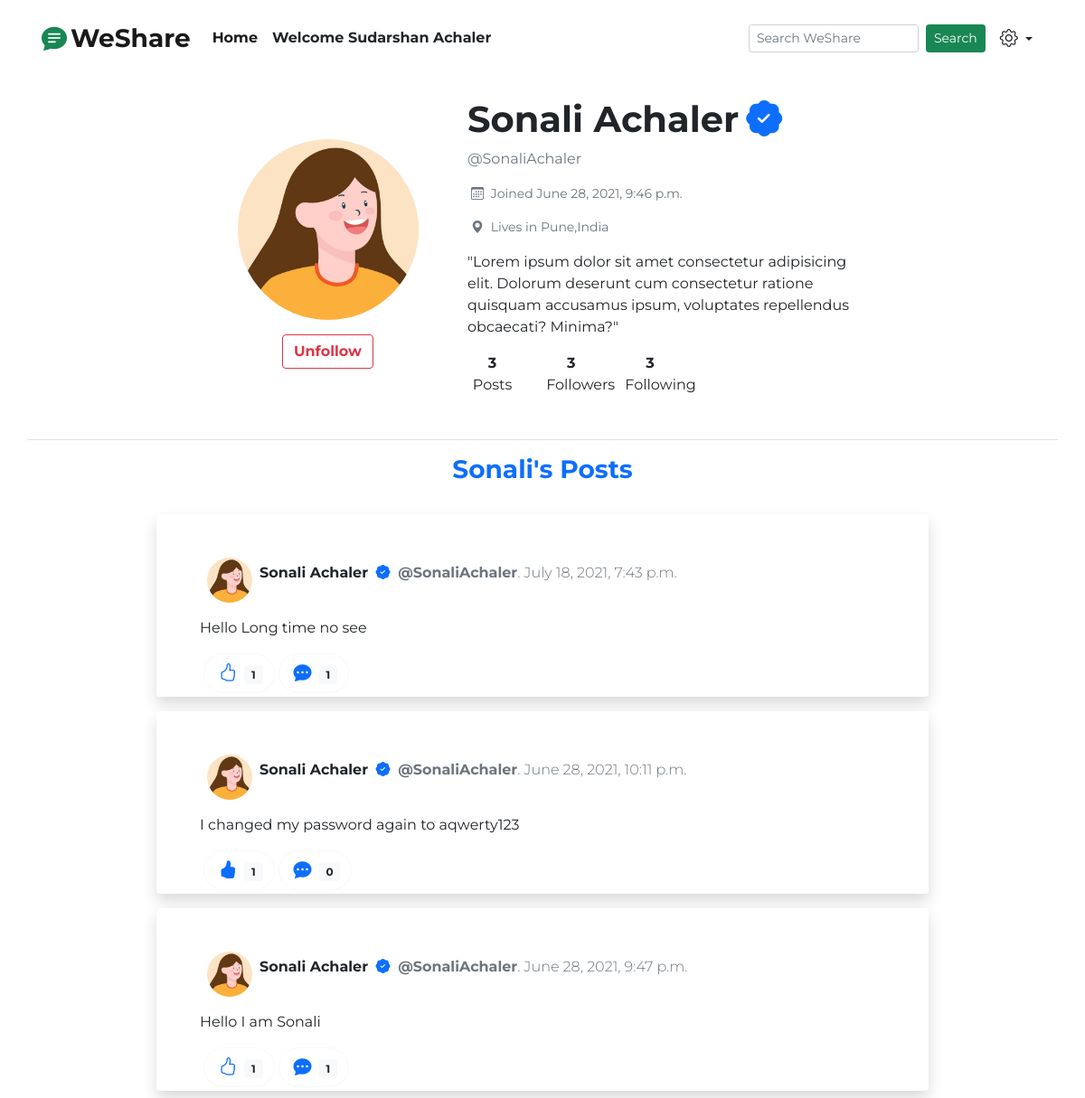
The page /profile/SonaliAchaler/ (signed in) on the database its author committed.
### core/models.py (models this page shows, shortened)
class Profile(models.Model):
    GenderChoice = [('others', 'Others'),('male', 'Male'),('female' ,'Female')]
    default_pic_mapping = { 1: 'avatar01.jpg', 2: 'avatar02.jpg', 3: 'avatar03.jpg', 4:'avatar04.jpg', 5:'avatar05.jpg', 6:'avatar06.jpg', 7:'avatar11.jpg', 8:'avatar12.jpg', 9:'avatar13.jpg', 10:'avatar14.jpg' }
    user = models.OneToOneField(User, on_delete=models.CASCADE)
    fullName = models.CharField(max_length=50, default="FirstName LastName")
    gender = models.CharField(max_length=10,choices=GenderChoice, default='male')
    birthDate = models.CharField(max_length=50, help_text="Enter Date in 1 January 2000 format.", default="3 July 2021")
    location = models.CharField(max_length=30, default="India")
    bio = models.TextField(max_length=500, default="Lorem ipsum dolor sit amet consectetur adipisicing elit. Dolorum deserunt cum consectetur ratione quisquam accusamus ipsum, voluptates repellendus obcaecati? Minima?")
    profilePicture_num = models.IntegerField(default=1)
    followers = models.ManyToManyField(User, blank=True, related_name='followers')
    following = models.ManyToManyField(User, blank=True, related_name='following')
    verified = models.BooleanField(default=False)
    last_auth_token = models.CharField( max_length=100, blank=True, null=True)
    def get_profile_pic_url(self):
        return static('images/avatars/{}'.format(self.default_pic_mapping[self.profilePicture_num]))

class Post(models.Model):
    author = models.ForeignKey(User, on_delete=models.CASCADE, related_name='posts')
    body = models.TextField()
    created_on = models.DateTimeField(default=timezone.now)
    image = models.ImageField(upload_to='uploads/post_photos/',   blank=True, null=True)
    likes = models.ManyToManyField(User, related_name='likes', blank=True)

### core/views.py (the view)
# urls.py: path('profile/<str:username>/', views.othersProfilePage , name='othersProfile'),
@login_required
def othersProfilePage(request, username):
    user=User.objects.get(username=username)
    posts= Post.objects.filter(author=user).order_by('-created_on')
    firstName=user.profile.fullName.split(' ')[0]
    followers = user.profile.followers.all()
    if request.user in followers:
        is_following=True
    else:
        is_following=False
    context={
        'user': user,
        'firstName':firstName,
        'posts':posts,
        'is_following':is_following
        }
    return render(request, 'core/othersProfile.html', context)

### core/templates/core/othersProfile.html (shortened to what this page needs)
{% extends 'core/base.html' %}
{% load static %}
{% block content %}
    <div class="container pt-3 ">
        <div class="row py-3 justify-content-center align-items-center border-bottom">
            <div class="col-lg-3 text-center ">
                <img src="{{user.profile.get_profile_pic_url}}" alt="" class="bd-placeholder-img rounded-circle border-primary mx-2" height="200" width="200">
                <form action="{% url 'core:follow' user.profile.pk %}" method="POST">
                    {% if request.user.profile == user.profile %}
                    {% elif is_following  %}
                    <p class="mt-3"><button type="submit" class="btn btn-outline-danger fw-bold">Unfollow</button></p>
                    {% else %}
                    <p class="mt-3"><button type="submit" class="btn btn-outline-primary fw-bold" >Follow</button></p>
                    {% endif %}
                </form>
            </div>
            <div class="col-lg-5 text-center text-lg-start ">
                <h2 class="display-6 fw-bold">{{user.profile.fullName}}{% if user.profile.verified  %}<i class="bi bi-patch-check-fill text-primary mx-2"></i> {% endif %}</h2>
                <p class="text-muted">@{{user.username}}</p>
                <p class="text-secondary small"><i class="bi bi-calendar3 px-1"></i> Joined {{user.date_joined}}</p>
                <p class="text-secondary small"><i class="bi bi-geo-alt-fill px-1"></i> Lives in {{user.profile.location}}</p>
                <p >"{{user.profile.bio}}"</p>
                <ul class="row list-inline text-center ">
                    <li class="list-inline-item text-center  col-lg-2 ">
                        <p class="my-0 fw-bold">{{user.posts.count}}</p>
                        <p>Posts</p>
                    </li>
                    <li class="list-inline-item text-center  col-lg-2">
                        <p class="my-0 fw-bold">{{user.profile.followers.count}}</p>
                        <p><a href="{% url 'core:followersList' user.profile.id %}" class="text-dark">Followers</a></p>
                    </li>
                    <li class="list-inline-item text-center  col-lg-2">
                        <p class="my-0 fw-bold">{{user.profile.following.count}}</p>
                        <p><a href="{% url 'core:followingList' user.profile.id %}" class="text-dark">Following</a></p>
                    </li>
                  </ul>
            </div>
        </div>
        <div class="row justify-content-center my-3 mb-4">
            <div class="col-6 text-center ">
                <h3 class="fw-bold text-primary">{{firstName}}'s Posts</h3>
            </div>
        </div>
        {% for post in posts %}
        <div class="row justify-content-center my-2 mt-3">
            <div class=" col-sm-10 rounded px-lg-5 px-0">
                <div class="card p-1 px-lg-5 pt-lg-5 border-0 shadow">
                    <div >
                        <div class="mb-3 d-flex align-items-center">
                            <img src="{{user.profile.get_profile_pic_url}}" alt="" class="bd-placeholder-img rounded-circle border-primary mx-2" height="50" width="50">
                            <div class="d-flex flex-wrap">
                                <p class="fw-bold"> {{user.profile.fullName}} {% if user.profile.verified  %}<i class="bi bi-patch-check-fill text-primary mx-1"></i> {% endif %}<span class="text-muted">@{{user.username}}</span><span class="text-muted fw-light">. {{ post.created_on }}</span> </p>
                            </div>
                        </div>
                        <p class="text-center text-md-start">{{ post.body }}</p>
                        <div class="d-flex">
                            <a  class="btn btn-light rounded-pill mx-1" style="cursor: context-menu;" href="{% url 'core:postDetail' post.id %}">
                                {% if request.user in post.likes.all %}
                                <i class="bi bi-hand-thumbs-up-fill text-primary mx-1 fs-5"></i> <span class="badge  text-dark bg-light">{{post.likes.count}}</span>
                                {% else %}
                                <i class="bi bi-hand-thumbs-up text-primary mx-1 fs-5"></i> <span class="badge  text-dark bg-light">{{post.likes.count}}</span>
                                {% endif %}
                            </a>
                            <a type="button" class="btn btn-light buttonLink rounded-pill" href="{% url 'core:postDetail' post.id %}">
                                <i class="bi bi-chat-dots-fill text-primary mx-1 fs-5"></i> <span class="badge text-dark bg-light">{{post.comments.count}}</span>
                            </a>
                        </div>
                    </div>
                </div>
            </div>
        </div>
        {% empty %}
        <div class="row justify-content-center my-3 mb-4">
            <div class="col-6 text-center">
                <h5 class="text-secondary fw-light">Nothing to show here</h5>
            </div>
        </div>
        {% endfor %}
    </div>
{% endblock content %}

### core/templates/core/navbar.html (shortened to what this page needs)
<div class="container-lg px-0 pt-2">
    <nav class="navbar navbar-expand-lg bg-warning navbar-light">
        <div class="container-fluid">
            <a class="navbar-brand fw-bold fs-3" href="{% url 'core:home' %}"><i class="bi bi-chat-text-fill px-1 text-success"></i>WeShare</a>
            <div class="collapse navbar-collapse" id="navbarSupportedContent">
              <ul class="navbar-nav me-auto mb-2 mb-lg-0">
                <li class="nav-item">
                  <a class="nav-link active fw-bold" aria-current="page" href="{% url 'core:home' %}">Home</a>
                </li>
                {% if request.user.is_authenticated %}
                <li class="nav-item">
                  <span class="nav-link  fw-bold text-dark" >Welcome {{request.user.profile.fullName}}</span>
                </li>
                {% endif %}
              </ul>
              <form class="d-flex" method="GET" action="/search">
                <input class="form-control form-control-sm me-2" type="search" placeholder="Search WeShare" name='query' value='{{request.GET.query}}'>
                <button class="btn btn-success btn-sm" type="submit">Search</button>
              </form>
                <div class="nav-item dropdown">
                    <a class="nav-link dropdown-toggle text-dark ps-sm-3" href="#" id="navbarDropdown" role="button" data-bs-toggle="dropdown" aria-expanded="false">
                        <i class="bi bi-gear fs-5"></i>
                    </a>
                </div>
            </div>
          </div>
    </nav>
</div>

### static/css/core.css (style rules this page uses)
* { padding: 0; margin: 0; font-family: 'Montserrat', sans-serif; }
a { text-decoration: none; }
.bg-warning { background-color: white !important; }
.btn-light { background-color: white !important; }

### rows shown on the page
Post: created_on "July 18, 2021, 7:43 p.m.", body "Hello Long time no see", likes.count "1", comments.count "1"
Post: created_on "June 28, 2021, 10:11 p.m.", body "I changed my password again to aqwerty123", likes.count "1", comments.count "0"
Post: created_on "June 28, 2021, 9:47 p.m.", body "Hello I am Sonali", likes.count "1", comments.count "1"

### other values the page prints
{{ request.user.profile.fullName }} "Sudarshan Achaler"
{{ user.profile.fullName }} "Sonali Achaler"
{{ user.username }} "SonaliAchaler"
{{ user.date_joined }} "June 28, 2021, 9:46 p.m."
{{ user.profile.location }} "Pune,India"
{{ user.profile.bio }} "Lorem ipsum dolor sit amet consectetur adipisicing elit. Dolorum deserunt cum consectetur ratione quisquam accusamus ipsum, voluptates repellendus obcaecati? Minima?"
{{ user.posts.count }} "3"
{{ user.profile.followers.count }} "3"
{{ user.profile.following.count }} "3"
{{ firstName }} "Sonali"
